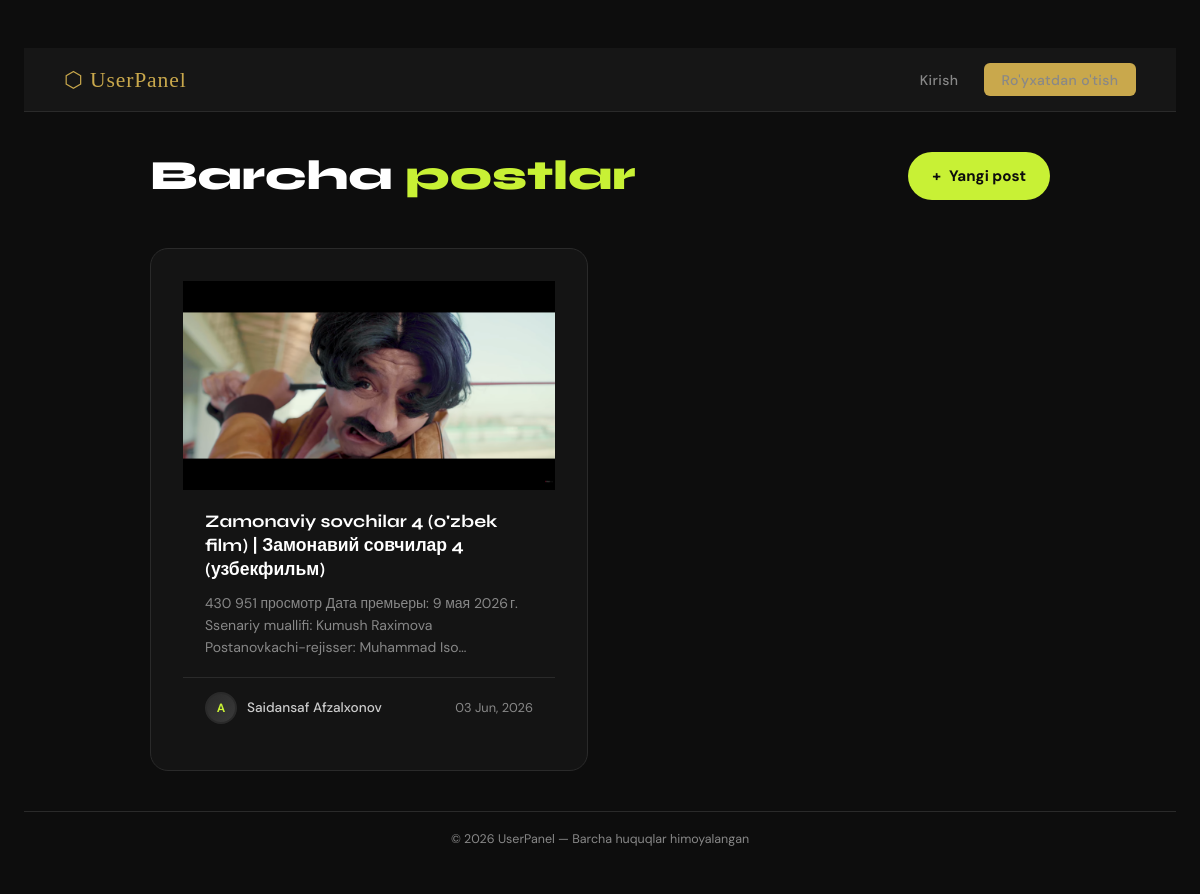
The app's page /posts/, older data.
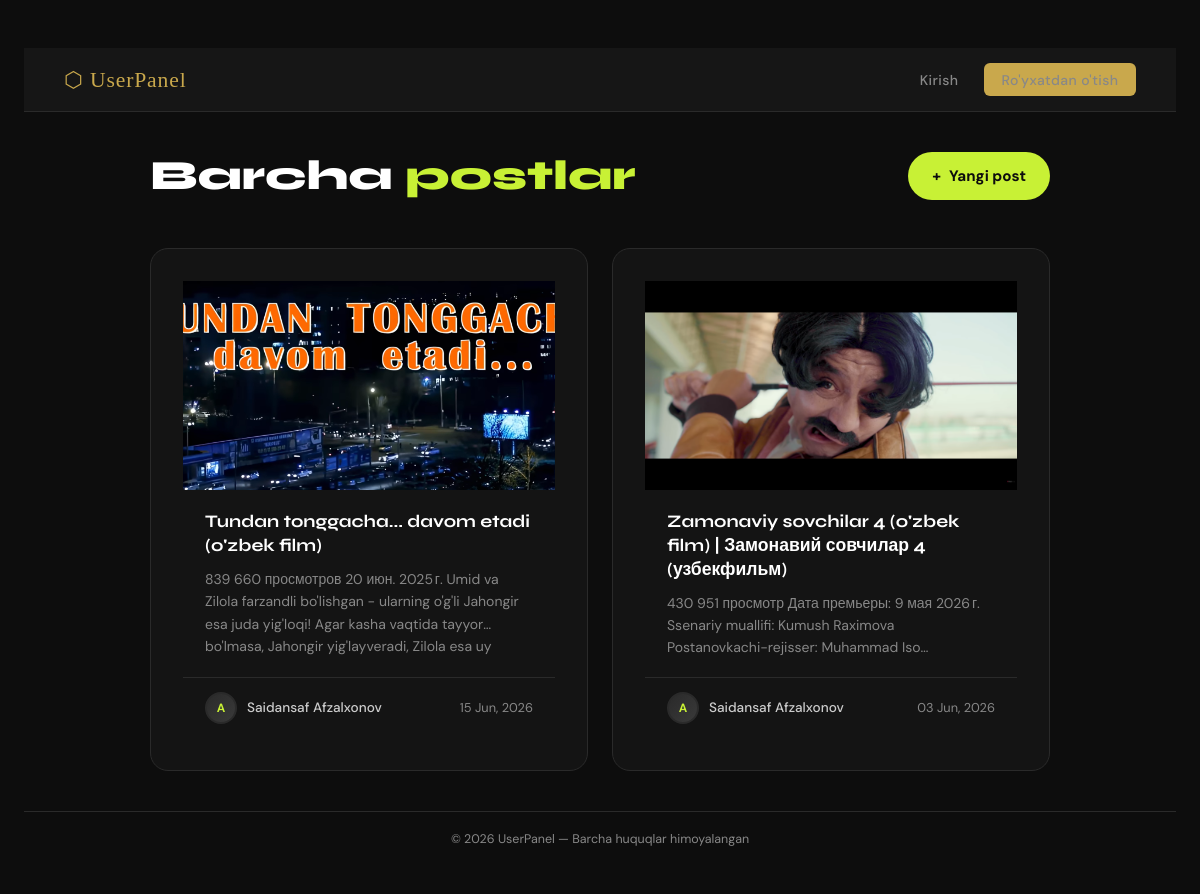
The same page, newer data.
### user/models.py (models this page shows, shortened)
class Post(models.Model):
    author = models.ForeignKey(CustomUser,on_delete=models.CASCADE,related_name='posts')
    tags = models.ManyToManyField(Tag,blank=True,related_name='posts')
    title = models.CharField(max_length=200)
    content = models.TextField()
    image = models.ImageField(upload_to='posts/',blank=True,null=True)
    slug = models.SlugField(unique=True, blank=True)
    created_at = models.DateTimeField(auto_now_add=True)
    updated_at = models.DateTimeField(auto_now=True)
    views_count = models.PositiveIntegerField(default=0)
    likes_count = models.PositiveIntegerField(default=0)
    class Meta:
        ordering = ['-created_at']

class CustomUser(AbstractUser):
    username=None
    email=models.EmailField(unique=True)
    USERNAME_FIELD='email'
    REQUIRED_FIELDS=['first_name', 'last_name']
    phone_number=models.CharField(max_length=50, blank=False, null=False)
    slug=models.SlugField(unique=True, blank=True)
    picture=models.ImageField(upload_to='media/', blank=True, null=True)
    created_at=models.DateTimeField(auto_now_add=True)
    objects=CustomUserManager()

### user/views.py (the view)
# urls.py: path('posts/',views.post_list_view,name='post_list'),
def post_list_view(request):
    posts = Post.objects.prefetch_related('tags').select_related('author').all()
    return render(request,'post_list.html',{'posts': posts})

### templates/post_list.html (shortened to what this page needs)
{% extends 'base.html' %}
{% load static %}
{% block content%}
<!DOCTYPE html>
<html lang="uz">
<head>
</head>
<body>
    <div class="header">
        <h1>Barcha <span>postlar</span></h1>
        <a href="{% url 'post_create' %}" class="btn-new">
            <span>+</span> Yangi post
        </a>
    </div>
    {% if posts %}
    <div class="posts-grid">
        {% for post in posts %}
        <a href="{% url 'post_detail' post.slug %}" class="card">
            {% if post.image %}
                <img src="{{ post.image.url }}" alt="{{ post.title }}" class="card-image">
            {% else %}
                <div class="card-no-image">📝</div>
            {% endif %}
            <div class="card-body">
                <div class="card-title">{{ post.title }}</div>
                <div class="card-excerpt">{{ post.content }}</div>
            </div>
            <div class="card-footer">
                <div class="author-info">
                    {% if post.author.profile_image %}
                        <img src="{{ post.author.profile_image.url }}" alt="{{ post.author.get_full_name }}" class="avatar">
                    {% else %}
                        <div class="avatar-placeholder">
                            {{ post.author.email|first|upper }}
                        </div>
                    {% endif %}
                    <span class="author-name">{{ post.author.get_full_name|default:post.author.email }}</span>
                </div>
                <span class="post-date">{{ post.created_at|date:"d M, Y" }}</span>
            </div>
        </a>
        {% endfor %}
    </div>
    {% else %}
    <div class="empty">
        <p>Hozircha hech qanday post yo'q.</p>
        <a href="{% url 'post_create' %}" class="btn-new">+ Birinchi postni yarating</a>
    </div>
    {% endif %}
</body>
</html>
{% endblock %}

### templates/base.html (shortened to what this page needs)
<!DOCTYPE html>
<html lang="uz">
<head>
</head>
<body>
<nav>
  <a href="{% url 'home' %}" class="nav-brand">⬡ UserPanel</a>
  <div class="nav-links">
    {% if user.is_authenticated %}
      <a href="{% url 'user-list' %}">Foydalanuvchilar</a>
      <a href="{% url 'post_list' %}">Postlar</a>
      <a href="{% url 'profile' %}">Profil</a>
      <form method="get" action="{% url 'search_posts' %}" style="display:flex; align-items:center; background:#1e1e1e; border:1px solid #2a2a2a; border-radius:50px; padding:6px 16px; gap:8px;">
        <input
          type="text"
          name="q"
          placeholder="Qidirish..."
          style="background:transparent; border:none; outline:none; color:#f0f0f0; font-family:'DM Sans',sans-serif; font-size:0.88rem; width:140px;"
        >
        <button type="submit" style="background:none; border:none; cursor:pointer; color:#888; font-size:0.9rem; padding:0;">🔍</button>
      </form>
      <a href="{% url 'user-create' %}" class="btn-nav">+ Yangi</a>
      <form method="post" action="{% url 'logout' %}" style="display:inline">
        {% csrf_token %}
        <button type="submit" class="btn btn-outline btn-sm">Chiqish</button>
      </form>
    {% else %}
      <a href="{% url 'login' %}">Kirish</a>
      <a href="{% url 'register' %}" class="btn-nav">Ro'yxatdan o'tish</a>
    {% endif %}
  </div>
</nav>
<main>
  {% block content %}{% endblock %}
</main>
<footer>© 2026 UserPanel — Barcha huquqlar himoyalangan</footer>
</body>
</html>

### templates/base.html (style rules this page uses)
*, *::before, *::after { box-sizing: border-box; margin: 0; padding: 0; }
:root { --bg: #0d0d0d; --surface: #161616; --surface2: #1e1e1e; --border: #2a2a2a; --gold: #c9a84c; --gold-lt: #e2c97e; --text: #e8e2d5; --muted: #7a7267; --danger: #c0392b; --radius: 10px; }
body { font-family: 'DM Sans', sans-serif; background: var(--bg); color: var(--text); min-height: 100vh; display: flex; flex-direction: column; }
nav { background: var(--surface); border-bottom: 1px solid var(--border); padding: 0 2.5rem; display: flex; align-items: center; justify-content: space-between; height: 64px; position: sticky; top: 0; z-index: 100; }
.nav-brand { font-family: 'Playfair Display', serif; font-size: 1.35rem; color: var(--gold); text-decoration: none; letter-spacing: .04em; }
.nav-links { display: flex; gap: 1.6rem; align-items: center; }
.nav-links a { color: var(--muted); text-decoration: none; font-size: .875rem; font-weight: 500; letter-spacing: .03em; transition: color .2s; }
.btn-nav { background: var(--gold); color: #0d0d0d; border: none; padding: .45rem 1.1rem; border-radius: 6px; font-size: .85rem; font-weight: 600; cursor: pointer; text-decoration: none; transition: background .2s; }
main { flex: 1; padding: 2.5rem; max-width: 1100px; width: 100%; margin: 0 auto; }
.card { background: var(--surface); border: 1px solid var(--border); border-radius: var(--radius); padding: 2rem; }
.avatar-placeholder { width: 40px; height: 40px; border-radius: 50%; background: var(--surface2); border: 2px solid var(--border); display: flex; align-items: center; justify-content: center; font-size: 1rem; color: var(--muted); }
footer { text-align: center; padding: 1.2rem; font-size: .78rem; color: var(--muted); border-top: 1px solid var(--border); }

### templates/post_list.html (style rules this page uses)
*, *::before, *::after { box-sizing: border-box; margin: 0; padding: 0; }
:root { --bg: #0d0d0d; --card-bg: #141414; --card-border: #2a2a2a; --accent: #c8f135; --text: #f0f0f0; --muted: #888; --radius: 18px; }
body { background: var(--bg); color: var(--text); font-family: 'DM Sans', sans-serif; min-height: 100vh; padding: 48px 24px; }
.header { display: flex; align-items: center; justify-content: space-between; max-width: 900px; margin: 0 auto 48px; }
.header h1 { font-family: 'Syne', sans-serif; font-size: 2.6rem; font-weight: 800; color: #fff; line-height: 1; }
.header h1 span { color: var(--accent); }
.btn-new { display: inline-flex; align-items: center; gap: 8px; background: var(--accent); color: #0d0d0d; font-family: 'DM Sans', sans-serif; font-weight: 700; font-size: 0.95rem; padding: 14px 24px; border-radius: 50px; text-decoration: none; border: none; cursor: pointer; transition: transform 0.15s, box-shadow 0.15s; }
.posts-grid { display: grid; grid-template-columns: repeat(auto-fill, minmax(320px, 1fr)); gap: 24px; max-width: 900px; margin: 0 auto; }
.card { background: var(--card-bg); border: 1px solid var(--card-border); border-radius: var(--radius); overflow: hidden; text-decoration: none; color: inherit; display: flex; flex-direction: column; transition: transform 0.2s, border-color 0.2s, box-shadow 0.2s; }
.card-image { width: 100%; aspect-ratio: 16 / 9; object-fit: cover; display: block; background: #1e1e1e; }
.card-body { padding: 20px 22px 18px; flex: 1; display: flex; flex-direction: column; gap: 10px; }
.card-title { font-family: 'Syne', sans-serif; font-size: 1.1rem; font-weight: 700; color: #fff; line-height: 1.35; }
.card-excerpt { font-size: 0.875rem; color: var(--muted); line-height: 1.6; display: -webkit-box; -webkit-line-clamp: 3; -webkit-box-orient: vertical; overflow: hidden; flex: 1; }
.card-footer { display: flex; align-items: center; justify-content: space-between; padding: 14px 22px; border-top: 1px solid var(--card-border); }
.author-info { display: flex; align-items: center; gap: 10px; }
.avatar-placeholder { width: 32px; height: 32px; border-radius: 50%; background: linear-gradient(135deg, #2a2a2a, #3a3a3a); display: flex; align-items: center; justify-content: center; font-size: 0.75rem; font-weight: 700; color: var(--accent); text-transform: uppercase; }
.author-name { font-size: 0.85rem; font-weight: 500; color: #ccc; }
.post-date { font-size: 0.8rem; color: var(--muted); }

Row changes from the older to the newer data that the page shows:
added Post: image (picture), title "Tundan tonggacha... davom etadi (o'zbek film)", content "839 660 просмотров 20 июн. 2025 г. Umid va Zilola farzandli bo'lishgan - ularning o'g'li Jahongir esa juda yig'loqi! Agar kasha vaqtida tayyor bo'lmasa, Jahongir yig'layveradi, Zilola esa…", author.email|first "A", author.get_full_name "Saidansaf Afzalxonov", created_at "15 Jun, 2026"
